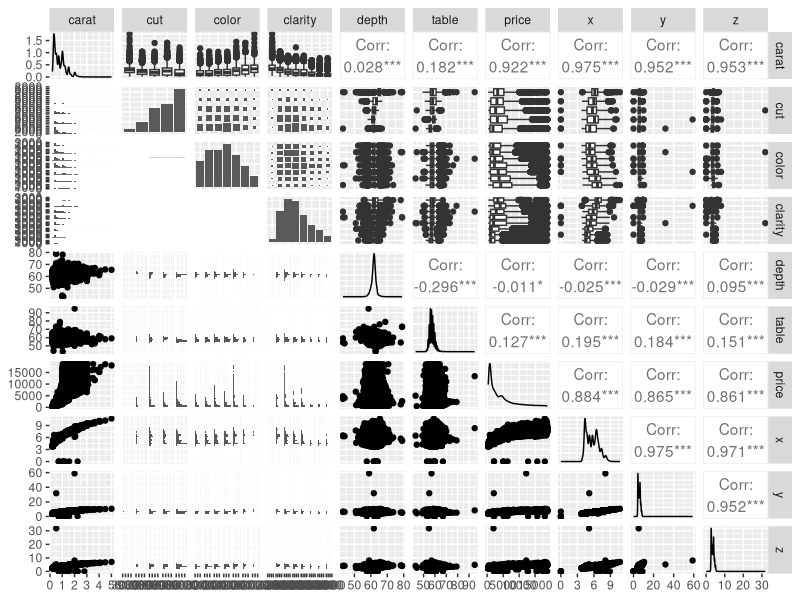
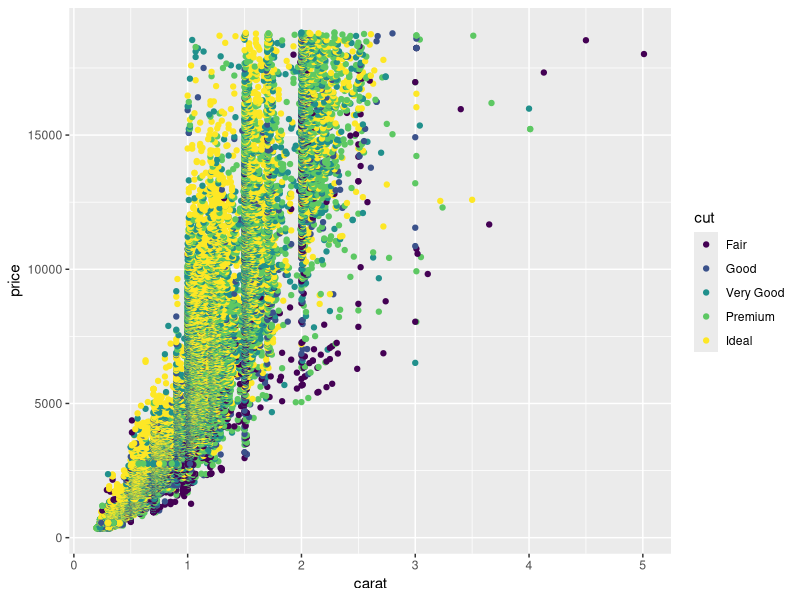
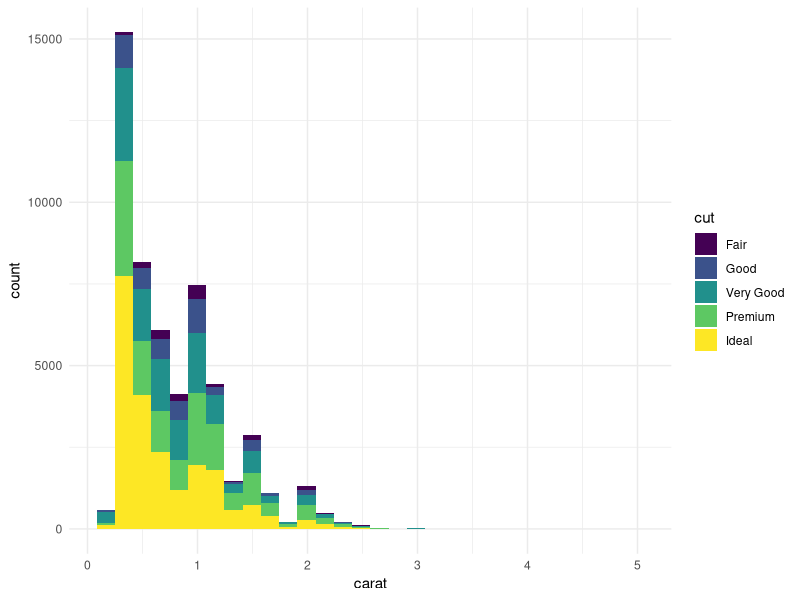
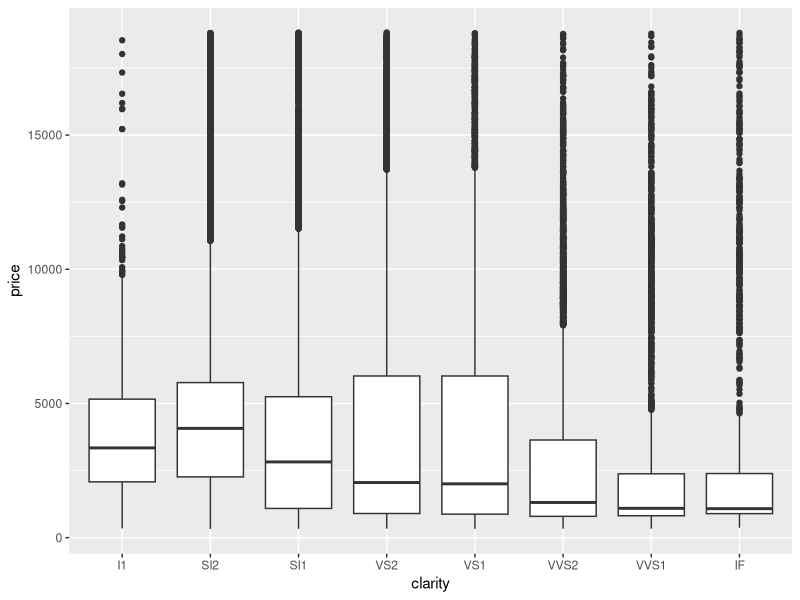

R code for these plots, in order:
## ---- chunk 1
library(tidyverse)
library(skimr)
library(GGally)

## ---- chunk 2
names(diamonds)
## ---- chunk 3
dim(diamonds)
## ---- chunk 4
summary(diamonds)
## ---- chunk 5
head(diamonds)
## ---- chunk 6
tail(diamonds)
## ---- chunk 7
skimr::skim(diamonds)
## ---- chunk 8
ggpairs(diamonds)
## ---- chunk 9
ggplot(data = diamonds, aes(x = carat, 
                            y = price)) +
  geom_point(aes(color = cut)) 
## ---- chunk 10
ggplot(data = diamonds, aes(x = carat)) +
  geom_histogram(aes(fill = cut)) + 
  theme_minimal() 
## ---- chunk 11
ggplot(data = diamonds, aes(x = clarity,
                            y = price)) +
  geom_boxplot()
